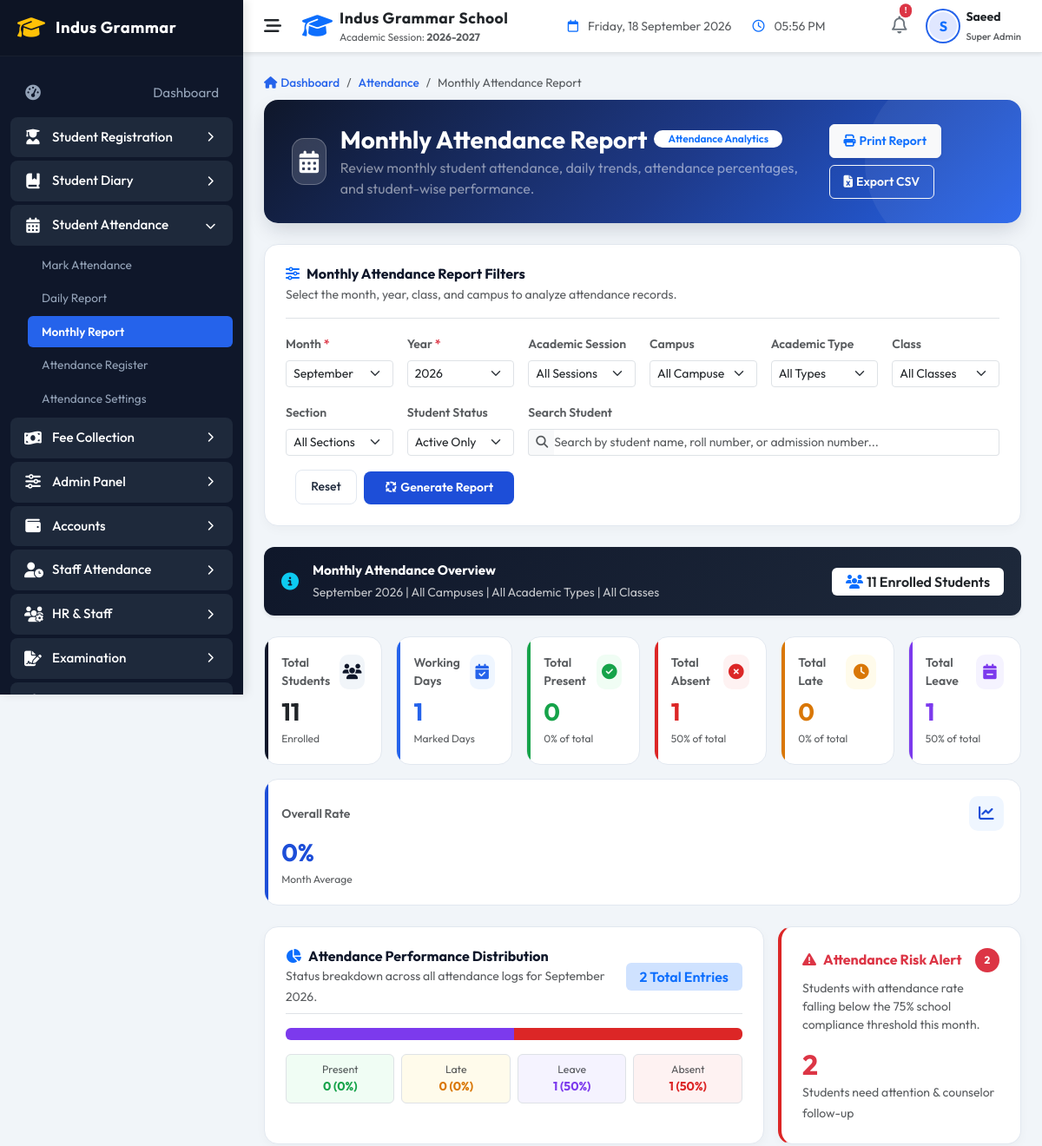
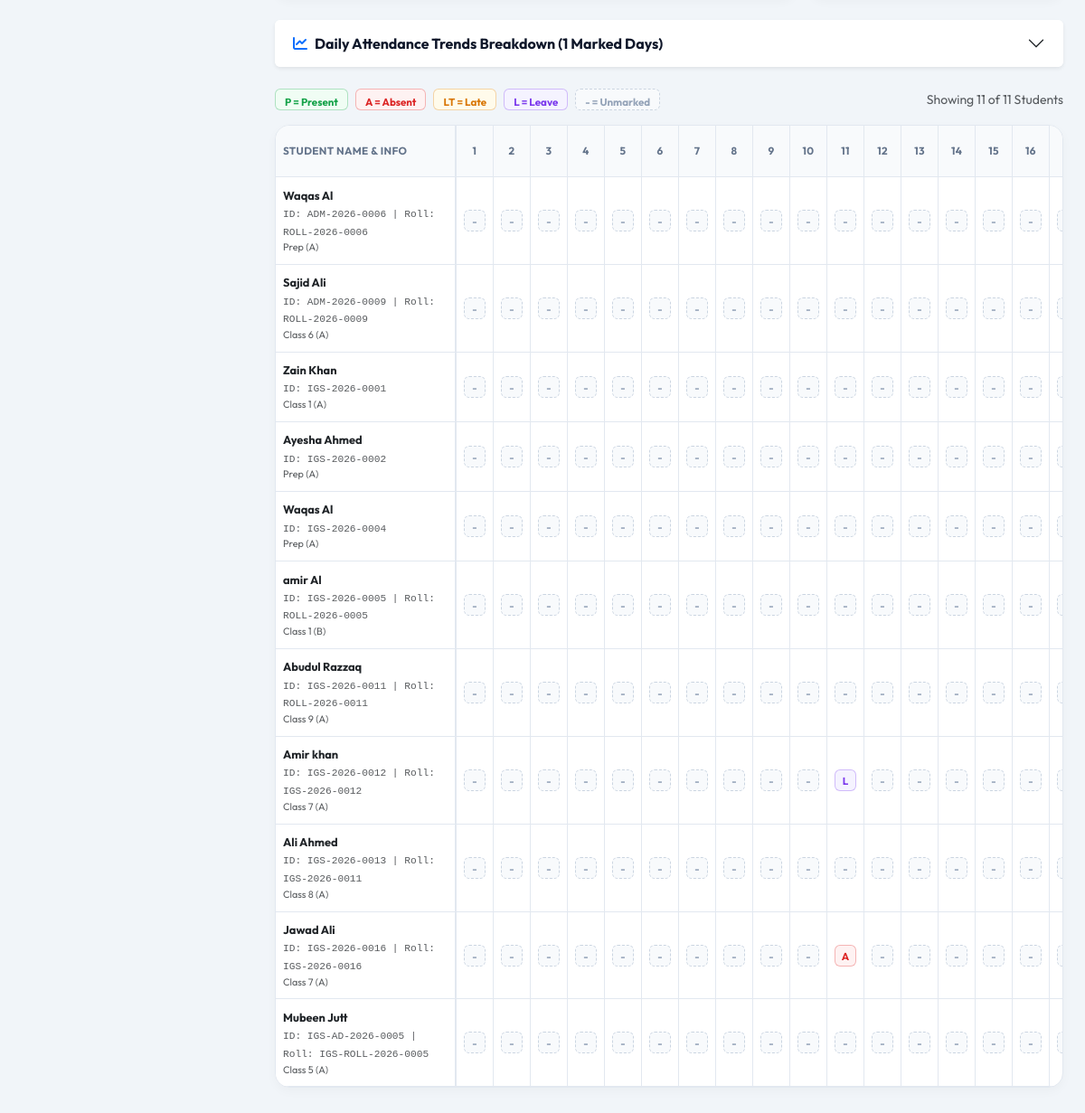
The page /indus-grammar-school-erp/modules/attendance/monthly.php (signed in) on the database its author committed (2 pictures, top to bottom).
### tables this page shows
CREATE TABLE `students` (
  `id` int NOT NULL AUTO_INCREMENT,
  `admission_no` varchar(30) NOT NULL,
  `first_name` varchar(50) NOT NULL,
  `last_name` varchar(50) NOT NULL,
  `gender` enum('Male','Female','Other') NOT NULL,
  `date_of_birth` date NOT NULL,
  `enrollment_date` date NOT NULL,
  `class_id` int DEFAULT NULL,
  `status` enum('Active','Inactive','Suspended') DEFAULT 'Active',
  `guardian_name` varchar(100) NOT NULL,
  `guardian_phone` varchar(20) NOT NULL,
  `guardian_email` varchar(100) DEFAULT NULL,
  `address` text NOT NULL,
  `created_at` timestamp NULL DEFAULT CURRENT_TIMESTAMP,
  `updated_at` timestamp NULL DEFAULT CURRENT_TIMESTAMP ON UPDATE CURRENT_TIMESTAMP,
  `academic_type` varchar(50) NOT NULL DEFAULT 'School',
  `school_class` varchar(100) DEFAULT NULL,
  `school_section` varchar(50) DEFAULT NULL,
  `academy_program` varchar(100) DEFAULT NULL,
  `academy_batch` varchar(100) DEFAULT NULL,
  PRIMARY KEY (`id`),
  UNIQUE KEY `admission_no` (`admission_no`),
  KEY `idx_students_class` (`class_id`),
  KEY `idx_students_status` (`status`),
  KEY `idx_students_name` (`first_name`,`last_name`),
  CONSTRAINT `students_ibfk_1` FOREIGN KEY (`class_id`) REFERENCES `classes` (`id`)
);

CREATE TABLE `student_registration_details` (
  `student_id` int NOT NULL,
  `roll_no` varchar(50) DEFAULT NULL,
  `admission_date` date DEFAULT NULL,
  `academic_session` varchar(50) DEFAULT NULL,
  `campus` varchar(100) DEFAULT NULL,
  `blood_group` varchar(10) DEFAULT NULL,
  `religion` varchar(50) DEFAULT NULL,
  `nationality` varchar(50) DEFAULT NULL,
  `cnic_no` varchar(50) DEFAULT NULL,
  `birth_cert_no` varchar(50) DEFAULT NULL,
  `birth_place` varchar(100) DEFAULT NULL,
  `student_mobile` varchar(50) DEFAULT NULL,
  `student_email` varchar(100) DEFAULT NULL,
  `father_name` varchar(100) DEFAULT NULL,
  `father_cnic` varchar(50) DEFAULT NULL,
  `father_mobile` varchar(50) DEFAULT NULL,
  `father_occupation` varchar(100) DEFAULT NULL,
  `father_office` text,
  `father_income` decimal(10,2) DEFAULT '0.00',
  `father_email` varchar(100) DEFAULT NULL,
  `father_photo` varchar(255) DEFAULT NULL,
  `mother_name` varchar(100) DEFAULT NULL,
  `mother_cnic` varchar(50) DEFAULT NULL,
  `mother_mobile` varchar(50) DEFAULT NULL,
  `mother_occupation` varchar(100) DEFAULT NULL,
  `mother_email` varchar(100) DEFAULT NULL,
  `mother_photo` varchar(255) DEFAULT NULL,
  `guardian_relationship` varchar(50) DEFAULT NULL,
  `guardian_cnic` varchar(50) DEFAULT NULL,
  `guardian_address` text,
  `current_address` text,
  `permanent_address` text,
  `city` varchar(50) DEFAULT NULL,
  `province` varchar(50) DEFAULT NULL,
  `postal_code` varchar(20) DEFAULT NULL,
  `country` varchar(50) DEFAULT NULL,
  `prev_school` varchar(255) DEFAULT NULL,
  `prev_class` varchar(50) DEFAULT NULL,
  `prev_roll_no` varchar(50) DEFAULT NULL,
  `prev_result` varchar(100) DEFAULT NULL,
  `leaving_cert_no` varchar(100) DEFAULT NULL,
  `test_marks` decimal(5,2) DEFAULT '0.00',
  `medical_condition` text,
  `allergies` text,
  `disability` text,
  `emergency_contact` varchar(50) DEFAULT NULL,
  `doctor_name` varchar(100) DEFAULT NULL,
  `doctor_contact` varchar(50) DEFAULT NULL,
  `transport_required` tinyint(1) DEFAULT '0',
  `transport_route` varchar(100) DEFAULT NULL,
  `pickup_point` varchar(100) DEFAULT NULL,
  `drop_point` varchar(100) DEFAULT NULL,
  `transport_vehicle` varchar(50) DEFAULT NULL,
  `transport_driver` varchar(100) DEFAULT NULL,
  `sponsor_required` tinyint(1) DEFAULT '0',
  `sponsor_name` varchar(100) DEFAULT NULL,
  `sponsor_org` varchar(100) DEFAULT NULL,
  `sponsor_contact` varchar(50) DEFAULT NULL,
  `sponsor_amount` decimal(10,2) DEFAULT '0.00',
  `fee_plan` varchar(50) DEFAULT NULL,
  `fee_admission` decimal(10,2) DEFAULT '0.00',
  `fee_monthly` decimal(10,2) DEFAULT '0.00',
  `fee_discount` decimal(10,2) DEFAULT '0.00',
  `fee_scholarship` decimal(10,2) DEFAULT '0.00',
  `fee_fine` decimal(10,2) DEFAULT '0.00',
  `fee_security` decimal(10,2) DEFAULT '0.00',
  `remarks` text,
  `special_notes` text,
  `doc_student_photo` varchar(255) DEFAULT NULL,
  `doc_father_cnic` varchar(255) DEFAULT NULL,
  `doc_mother_cnic` varchar(255) DEFAULT NULL,
  `doc_bform` varchar(255) DEFAULT NULL,
  `doc_birth_cert` varchar(255) DEFAULT NULL,
  `doc_leaving_cert` varchar(255) DEFAULT NULL,
  `doc_prev_result` varchar(255) DEFAULT NULL,
  `doc_medical_cert` varchar(255) DEFAULT NULL,
  `doc_other` varchar(255) DEFAULT NULL,
  `created_at` timestamp NULL DEFAULT CURRENT_TIMESTAMP,
  `updated_at` timestamp NULL DEFAULT CURRENT_TIMESTAMP ON UPDATE CURRENT_TIMESTAMP,
  `academic_type` varchar(50) NOT NULL DEFAULT 'School',
  `school_class` varchar(100) DEFAULT NULL,
  `school_section` varchar(50) DEFAULT NULL,
  `academy_program` varchar(100) DEFAULT NULL,
  `academy_batch` varchar(100) DEFAULT NULL,
  PRIMARY KEY (`student_id`),
  UNIQUE KEY `roll_no` (`roll_no`),
  UNIQUE KEY `cnic_no` (`cnic_no`),
  CONSTRAINT `student_registration_details_ibfk_1` FOREIGN KEY (`student_id`) REFERENCES `students` (`id`) ON DELETE CASCADE
);

CREATE TABLE `classes` (
  `id` int NOT NULL AUTO_INCREMENT,
  `class_name` varchar(50) NOT NULL,
  `section` varchar(10) NOT NULL,
  `created_at` timestamp NULL DEFAULT CURRENT_TIMESTAMP,
  PRIMARY KEY (`id`),
  UNIQUE KEY `idx_class_section` (`class_name`,`section`)
);

### indus-grammar-school-erp/modules/attendance/monthly.php (the view, shortened to what the rows shown need)
<?php
$db = Database::getConnection();
$selectedMonth        = isset($_GET['month']) ? (int)$_GET['month'] : (int)date('n');
$selectedYear         = isset($_GET['year']) ? (int)$_GET['year'] : (int)date('Y');
$filter_status        = sanitize($_GET['student_status'] ?? 'Active');
$daysInMonth = cal_days_in_month(CAL_GREGORIAN, $selectedMonth, $selectedYear);
$monthStart  = sprintf('%04d-%02d-01', $selectedYear, $selectedMonth);
$monthEnd    = sprintf('%04d-%02d-%02d', $selectedYear, $selectedMonth, $daysInMonth);
$limit = 25;
$page = (int)($_GET['page'] ?? 1);
$offset = ($page - 1) * $limit;
$where = " WHERE 1=1";
$params = [];
if ($filter_status !== '' && $filter_status !== 'All') {
    $where .= " AND s.status = :student_status";
    $params['student_status'] = $filter_status;
}
$students = [];
$attendanceMap = [];
$workingDaysSet = [];
$lowAttendanceRiskCount = 0;
try {
    $stmtAllSt = $db->prepare("
        SELECT s.id, s.admission_no, s.first_name, s.last_name, s.academic_type, s.school_class, s.school_section,
               c.class_name, c.section, d.roll_no, COALESCE(d.campus, 'Main Campus') as campus_name, d.father_name
        FROM students s
        LEFT JOIN classes c ON s.class_id = c.id
        LEFT JOIN student_registration_details d ON s.id = d.student_id
        $where
        ORDER BY s.admission_no ASC
    ");
    $stmtAllSt->execute($params);
    $allMatchedStudents = $stmtAllSt->fetchAll(PDO::FETCH_ASSOC);
    $students = array_slice($allMatchedStudents, $offset, $limit);
    if (!empty($allMatchedStudents)) {
        $allStudentIds = array_column($allMatchedStudents, 'id');
        $inQuery = implode(',', array_fill(0, count($allStudentIds), '?'));
        $sqlAtt = "
            SELECT student_id, date, status
            FROM attendance
            WHERE date BETWEEN ? AND ?
              AND student_id IN ($inQuery)
            ORDER BY date ASC
        ";
        $stmtAtt = $db->prepare($sqlAtt);
        $queryArgs = array_merge([$monthStart, $monthEnd], $allStudentIds);
        $stmtAtt->execute($queryArgs);
        $attRows = $stmtAtt->fetchAll(PDO::FETCH_ASSOC);
        foreach ($attRows as $r) {
            $stId = (int)$r['student_id'];
            $day = (int)date('j', strtotime($r['date']));
            $status = $r['status'];
            $attendanceMap[$stId][$day] = $status;
            $workingDaysSet[$r['date']] = true;
        }
        foreach ($allMatchedStudents as $st) {
            $stId = $st['id'];
            $p = 0; $lt = 0; $marked = 0;
            for ($d = 1; $d <= $daysInMonth; $d++) {
                $stStatus = $attendanceMap[$stId][$d] ?? '';
                if ($stStatus !== '') {
                    $marked++;
                }
            }
            if ($marked > 0) {
                $stRate = (($p + $lt) / $marked) * 100;
                if ($stRate < 75.0) {
                    $lowAttendanceRiskCount++;
                }
            }
        }
    }
} catch (Exception $e) {
    error_log("Monthly attendance report query error: " . $e->getMessage());
    $errorMessage = "Unable to load monthly attendance records. Please try again.";
}
$workingDaysCount = count($workingDaysSet);
include_once __DIR__ . '/../../includes/header.php';
?>
<div class="row g-3 mb-4 d-print-none">
    <div class="col-12 col-lg-4">
        <div class="erp-card p-4 h-100 d-flex flex-column justify-content-between" style="border-left: 4px solid var(--absent-color) !important;">
            <div>
                <h2 class="fw-bold text-danger mb-0"><?php echo number_format($lowAttendanceRiskCount); ?></h2>
            </div>
        </div>
    </div>
</div>
<?php if (!empty($workingDaysSet)): ?>
    <div class="accordion mb-4 d-print-none" id="trendsAccordion">
        <div class="accordion-item erp-card border-0 shadow-sm overflow-hidden">
            <h2 class="accordion-header" id="headingTrends">
                <button class="accordion-button collapsed bg-white fw-bold" style="color: var(--primary-navy);" type="button" data-bs-toggle="collapse" data-bs-target="#collapseTrends" aria-expanded="false" aria-controls="collapseTrends">
                    <i class="fa-solid fa-chart-line me-2 text-primary"></i>Daily Attendance Trends Breakdown (<?php echo $workingDaysCount; ?> Marked Days)
                </button>
            </h2>
        </div>
    </div>
<?php endif; ?>
<div class="erp-card mb-4 overflow-hidden">
    <div class="table-responsive">
        <table class="matrix-table w-100">
            <thead>
                <tr>
                    <th class="sticky-header">Student Name & Info</th>
                    <?php for ($d = 1; $d <= $daysInMonth; $d++): ?>
                        <th style="min-width: 28px;"><?php echo $d; ?></th>
                    <?php endfor; ?>
                </tr>
            </thead>
            <tbody>
                <?php if (empty($students)): ?>
                    <tr>
                        <td colspan="<?php echo $daysInMonth + 7; ?>" class="text-center py-5 text-muted">
                            <i class="fa-solid fa-clipboard-question fs-2 mb-2 opacity-50 d-block text-primary"></i>
                            <h5 class="fw-bold text-dark mb-1">No Student Attendance Records Found</h5>
                            <p class="small text-muted mb-3">No students match the selected date, month, class, or search criteria.</p>
                            <a href="monthly.php" class="btn btn-erp-outline btn-sm"><i class="fa-solid fa-rotate-left me-1"></i>Reset Filters</a>
                        </td>
                    </tr>
                <?php else: foreach ($students as $st):
                    $pDays = 0; $aDays = 0; $lDays = 0; $ltDays = 0; $totalMarked = 0;
                    $stId = $st['id'];
                ?>
                    <tr>
                        <td class="sticky-col">
                            <span class="fw-bold text-dark d-block"><?php echo htmlspecialchars($st['first_name'] . ' ' . $st['last_name']); ?></span>
                            <span class="small text-muted font-monospace" style="font-size:0.7rem;">
                                ID: <?php echo htmlspecialchars($st['admission_no']); ?>
                                <?php if (!empty($st['roll_no'])): ?> | Roll: <?php echo htmlspecialchars($st['roll_no']); ?><?php endif; ?>
                            </span>
                            <span class="d-block small text-muted" style="font-size:0.68rem;">
                                <?php echo htmlspecialchars(($st['class_name'] ?: $st['school_class']) . ' (' . ($st['section'] ?: $st['school_section']) . ')'); ?>
                            </span>
                        </td>
                        <?php for ($d = 1; $d <= $daysInMonth; $d++):
                            $status = $attendanceMap[$stId][$d] ?? '';
                            $badgeClass = 'badge-att-off';
                            $symbol = '-';
                            if ($status === 'Present') {
                                $badgeClass = 'badge-att-p'; $symbol = 'P'; $pDays++; $totalMarked++;
                            } elseif ($status === 'Absent') {
                                $badgeClass = 'badge-att-a'; $symbol = 'A'; $aDays++; $totalMarked++;
                            } elseif ($status === 'Late') {
                                $badgeClass = 'badge-att-lt'; $symbol = 'LT'; $ltDays++; $totalMarked++;
                            } elseif ($status === 'Leave') {
                                $badgeClass = 'badge-att-l'; $symbol = 'L'; $lDays++; $totalMarked++;
                            }
                        ?>
                            <td>
                                <span class="badge-att <?php echo $badgeClass; ?>"><?php echo $symbol; ?></span>
                            </td>
                        <?php endfor; ?>
                    </tr>
                <?php endforeach; endif; ?>
            </tbody>
        </table>
    </div>
</div>
<?php
include_once __DIR__ . '/../../includes/footer.php';
?>

### rows shown on the page
students: first_name+last_name "Waqas Al", admission_no "ADM-2026-0006", student_registration_details.roll_no "ROLL-2026-0006", class.section "Prep (A)", symbol "-"
students: first_name+last_name "Sajid Ali", admission_no "ADM-2026-0009", student_registration_details.roll_no "ROLL-2026-0009", class.section "Class 6 (A)", symbol "-"
students: first_name+last_name "Zain Khan", admission_no "IGS-2026-0001", class.section "Class 1 (A)", symbol "-"
students: first_name+last_name "Ayesha Ahmed", admission_no "IGS-2026-0002", class.section "Prep (A)", symbol "-"
students: first_name+last_name "Waqas Al", admission_no "IGS-2026-0004", class.section "Prep (A)", symbol "-"
students: first_name+last_name "amir Al", admission_no "IGS-2026-0005", student_registration_details.roll_no "ROLL-2026-0005", class.section "Class 1 (B)", symbol "-"
students: first_name+last_name "Abudul Razzaq", admission_no "IGS-2026-0011", student_registration_details.roll_no "ROLL-2026-0011", class.section "Class 9 (A)", symbol "-"
students: first_name+last_name "Amir khan", admission_no "IGS-2026-0012", student_registration_details.roll_no "IGS-2026-0012", class.section "Class 7 (A)", symbol "-", id "L"
students: first_name+last_name "Ali Ahmed", admission_no "IGS-2026-0013", student_registration_details.roll_no "IGS-2026-0011", class.section "Class 8 (A)", symbol "-"
students: first_name+last_name "Jawad Ali", admission_no "IGS-2026-0016", student_registration_details.roll_no "IGS-2026-0016", class.section "Class 7 (A)", symbol "-", id "A"
students: first_name+last_name "Mubeen Jutt", admission_no "IGS-AD-2026-0005", student_registration_details.roll_no "IGS-ROLL-2026-0005", class.section "Class 5 (A)", symbol "-"

### other values the page prints
CURRENT_ACADEMIC_YEAR "2026-2027"
substr($currentUser['username'] ?? 'U', 0, 1) "S"
$currentUser['role_name'] "Super Admin"
$monthsList[$selectedMonth] "September"
$selectedYear "2026"
$totalStudentsCount "11"
$workingDaysCount "1"
$overallPresent "0"
$presentPct "0"
$overallAbsent "1"
$absentPct "50"
$overallLate "0"
$latePct "0"
$overallLeave "1"
$leavePct "50"
